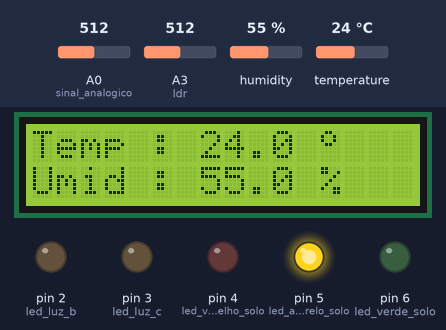
This sketch was run on a simulated Arduino Uno, built with avr-gcc and run on an emulated ATmega328P. Parts: 16×2 character LCD, output pins drawn as LEDs (lit = HIGH). Wiring (inferred from the names in the program): DHT11 sensor: data A2. The inputs (shaded band) are chosen by the test bench; at power-on: A0 (sinal_analogico) = 512, A3 (ldr) = 512, humidity 55 %, temperature 24 °C. The modem accepts every AT command (registered, SIM ready, sends succeed) and sends nothing else; pins used as bus, display or sensor lines are not drawn; what the sketch prints to the serial monitor is not drawn.

Above: at 11.3 s.
11.4 s: A0 (sinal_analogico) set to 390
At 15.3 s:
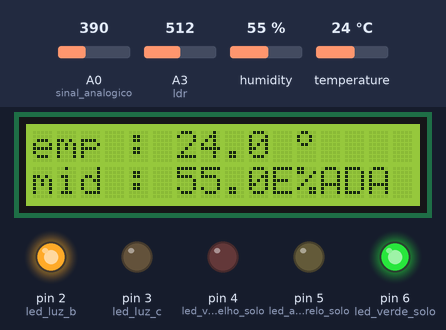
17.7 s: A0 (sinal_analogico) set to 810
At 21.2 s:
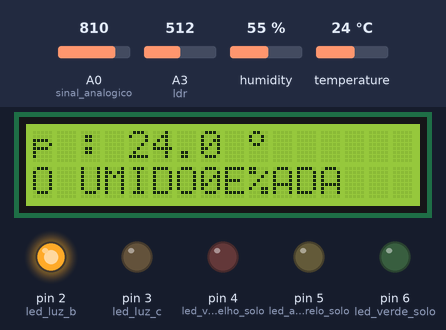
25.7 s: A3 (ldr) set to 589
29.9 s: A3 (ldr) set to 612
At 32.1 s:
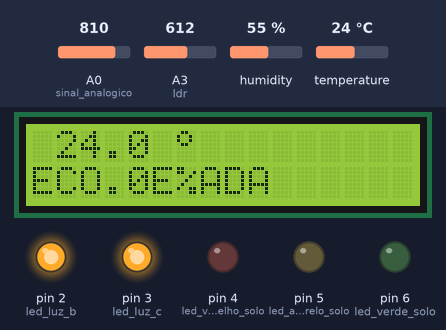
36.6 s: A0 (sinal_analogico) set to 790
At 43.5 s:
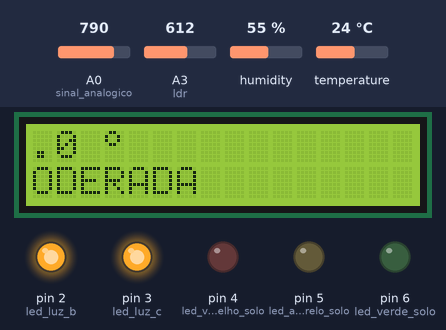
44.6 s: A3 (ldr) set to 390
At 49.7 s:
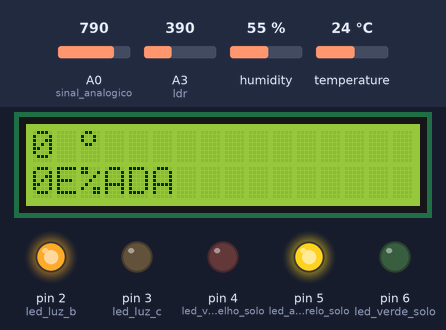
Timing chart, 0 to 53.2 s (numbered marks = the images above; inputs shaded):
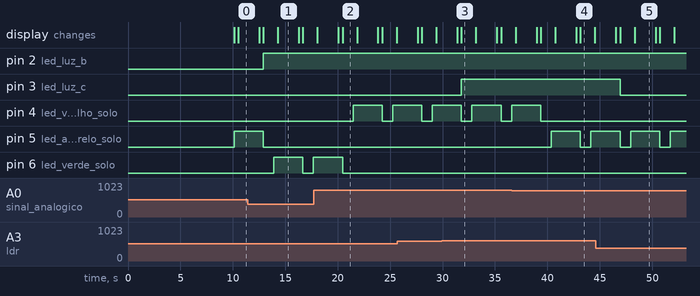

Measured:
- the behaviour switches between 599 and 600 on A3 (ldr) (found by bisection; images 2 and 3)
- after the input at 11.4 s, pin 5 (led_amarelo_solo): goes on until 12.9 s, then stays LOW; pin 6 (led_verde_solo): LOW → HIGH after 2.5 s, → LOW 2.8 s later, → HIGH 1.0 s later
- after the input at 17.7 s, pin 4 (led_vermelho_solo): LOW → HIGH after 3.8 s, → LOW 2.8 s later, → HIGH 1.0 s later; pin 6 (led_verde_solo): goes on until 20.5 s, then stays LOW
- after the input at 29.9 s, pin 3 (led_luz_c): LOW → HIGH after 1.9 s
- after the input at 36.6 s, pin 4 (led_vermelho_solo): goes on until 39.4 s, then stays LOW; pin 5 (led_amarelo_solo): LOW → HIGH after 3.8 s, → LOW 2.8 s later, → HIGH 1.0 s later; the display: first differs from a run without the input after 6.5 s (image 4)
- after the input at 44.6 s, pin 3 (led_luz_c): HIGH → LOW after 2.3 s
- what the display in image 1 shows lasts 2.0 s, from 14.3 s to 16.3 s

The sketch:

sketch_reportagro_a.ino
```cpp
#include <SoftwareSerial.h>

#include <DHT.h>
#include <LiquidCrystal.h>
//RX pino 2, TX pino 3
SoftwareSerial esp8266(2, 3);

#define DEBUG true
int valor_analogico_solo;
int valor_analogico_luz;
int ldr  = A3;
#define sinal_analogico A0
#define sinal_analogico_2 A1
//Define a ligação ao pino de dados do sensor
#define DHTPIN A2
//Define o tipo de sensor DHT utilizado
#define DHTTYPE DHT11
#define led_luz_a 1
#define led_luz_b 2
#define led_luz_c 3
#define led_vermelho_solo 4
#define led_amarelo_solo 5
#define led_verde_solo 6
//Define os pinos que serão ligados ao LCD
LiquidCrystal lcd(7,8,9,10,11,12);

//Array simbolo grau
byte grau[8] ={ B00001100,
                B00010010,
                B00010010,
                B00001100,
                B00000000,
                B00000000,
                B00000000,
                B00000000,};

DHT dht(DHTPIN, DHTTYPE);

// --- Protótipo das funções auxiliáres ---
String sendData(String command, const int timeout, boolean debug){
  // Envio dos comandos AT para o modulo
  String response = "";
  esp8266.print(command);
  long int time = millis();
  while ( (time + timeout) > millis())
  {
    while (esp8266.available())
    {
      // The esp has data so display its output to the serial window
      char c = esp8266.read(); // read the next character.
      response += c;
    }
  }
  if (debug)
  {
    Serial.print(response);
  }
  return response;
}

void setup() {

  Serial.begin(9600);
  esp8266.begin(19200);

// ======================== Wi-Fi ===========================//
  sendData("AT+RST\r\n", 2000, DEBUG); // rst
  // Conecta a rede Wi-Fi
  sendData("AT+CWJAP=\"transnatalino\",\"m@thihe09\"\r\n",2000, DEBUG);
  delay(3000);
  // Mostra o endereço IP
  sendData("AT+CWMODE=1\r\n", 1000, DEBUG);
  // Configura para multiplas conexões
  sendData("AT+CIPMUX=1\r\n", 1000, DEBUG);
  // Inicia o web server na porta 80
  sendData("AT+CIPSERVER=1,80\r\n", 1000, DEBUG);

// ============================================================ //

  lcd.begin(16,2); //Inicializa LCD
  lcd.clear(); //Limpa o LCD
  lcd.createChar(0, grau); //Cria o caractere customizado com o simbolo do grau

  pinMode(sinal_analogico, INPUT);
  pinMode(sinal_analogico_2, INPUT);

  // pinMode de Solo
  pinMode(led_vermelho_solo, OUTPUT);
  pinMode(led_amarelo_solo, OUTPUT);
  pinMode(led_verde_solo, OUTPUT);

  // pinMode Luminosidade
  pinMode(led_luz_a, OUTPUT);
  pinMode(led_luz_b, OUTPUT);
  pinMode(led_luz_c, OUTPUT);

  Serial.println("Iniciando....");
  dht.begin();
}

void loop() {

// ========================================== Wi-Fi ========================================== //


// ===================================================== Umidade da Terra ======================================================== //
  valor_analogico_solo = analogRead(sinal_analogico);

  Serial.print("Porta analogica: ");
  Serial.print(valor_analogico_solo);

  // LED VERDE
   if (valor_analogico_solo > 0 && valor_analogico_solo < 400){
    Serial.println(" Status: Solo umido");
    apagaleds();
    digitalWrite(led_verde_solo, HIGH);
  }

  // LED AMARELO
   if (valor_analogico_solo > 400 && valor_analogico_solo < 800){
    Serial.println(" Status: Umidade moderada");
    apagaleds();
    digitalWrite(led_amarelo_solo, HIGH);
  }

  // LED VERMELHO
  if (valor_analogico_solo > 800 && valor_analogico_solo < 1024){
    Serial.println(" Status: Solo seco");
    apagaleds();
    digitalWrite(led_vermelho_solo, HIGH);
  }
  delay(100);

// =============================================== LCD e DHT ==================================================================== //

  float humidity = dht.readHumidity(); //Le o valor da umidade
  float temperature = dht.readTemperature(); //Le o valor da temperatura
  lcd.setCursor(0,0);
  lcd.print("Temp : ");
  lcd.print(" ");
  lcd.setCursor(7,0);
  lcd.print(temperature,1);
  lcd.setCursor(12,0);

  //Mostra o simbolo do grau formado pelo array
  lcd.write((byte)0);

  //Mostra o simbolo do grau quadrado
  //lcd.print((char)223);

  lcd.setCursor(0,1);
  lcd.print("Umid : ");
  lcd.print(" ");
  lcd.setCursor(7,1);
  lcd.print(humidity,1);
  lcd.setCursor(12,1);
  lcd.print("%");
  //Intervalo recomendado para leitura do sensor
  delay(2000);


  lcd.scrollDisplayLeft();
  delay(400);

  if (valor_analogico_solo > 0 && valor_analogico_solo < 400){
    lcd.setCursor(0,1);
    lcd.print("SOLO UMIDO");
  } else if (valor_analogico_solo > 400 && valor_analogico_solo < 800){
    lcd.setCursor(0,1);
    lcd.print("UMIDADE MODERADA");
  } else {
    lcd.setCursor(0,1);
    lcd.print("SOLO SECO");
  }

  // ========================================= Sensor de Luz ============================================//

  valor_analogico_luz = analogRead(ldr);
  Serial.print("Leitura de 0 a 1023: ");
  Serial.println(valor_analogico_luz);

  if(valor_analogico_luz >= 100 && valor_analogico_luz < 300) {
    Serial.println("Status: Baixa Incidencia de luz");
    apagaleds();
    digitalWrite(led_luz_a, HIGH);
    digitalWrite(led_luz_b, LOW);
    digitalWrite(led_luz_c, LOW);
  }

  if(valor_analogico_luz >= 300 && valor_analogico_luz < 600) {
    Serial.println("Status: Media Incidencia de luz");
    apagaleds();
    digitalWrite(led_luz_a, HIGH);
    digitalWrite(led_luz_b, HIGH);
    digitalWrite(led_luz_c, LOW);
  }

  if(valor_analogico_luz >= 600 && valor_analogico_luz < 1023) {
    Serial.println("Status: Alta Incidencia de luz");
    apagaleds();
    digitalWrite(led_luz_a, HIGH);
    digitalWrite(led_luz_b, HIGH);
    digitalWrite(led_luz_c, HIGH);
  }
  delay(1000);
}

void apagaleds(){
  digitalWrite(led_vermelho_solo, LOW);
  digitalWrite(led_amarelo_solo, LOW);
  digitalWrite(led_verde_solo, LOW);
}

// ======================================== Umidade e temperatura ambiente ================================================//
  /*float h = dht.readHumidity();
  float t = dht.readTemperature();
    if (isnan(t) || isnan(h)){
    Serial.println("Failed to read from DHT");
  }
  else {
    Serial.print("Umidade: ");
    Serial.print(h);
    Serial.print(" %t");
    Serial.print("Temperatura: ");
    Serial.print(t);
    Serial.println(" *C");
  }
    float h = dht.readHumidity();
    float t = dht.readTemperature();

    if (isnan(t) || isnan(h)) {
      Serial.println("Failed to read from DHT");
    }
  else {
    Serial.print("Umidade: ");
    Serial.print(h);
    Serial.print(" %t");
    Serial.print("Temperatura: ");
    Serial.print(t);
    Serial.println(" *C");
  }*/
```
